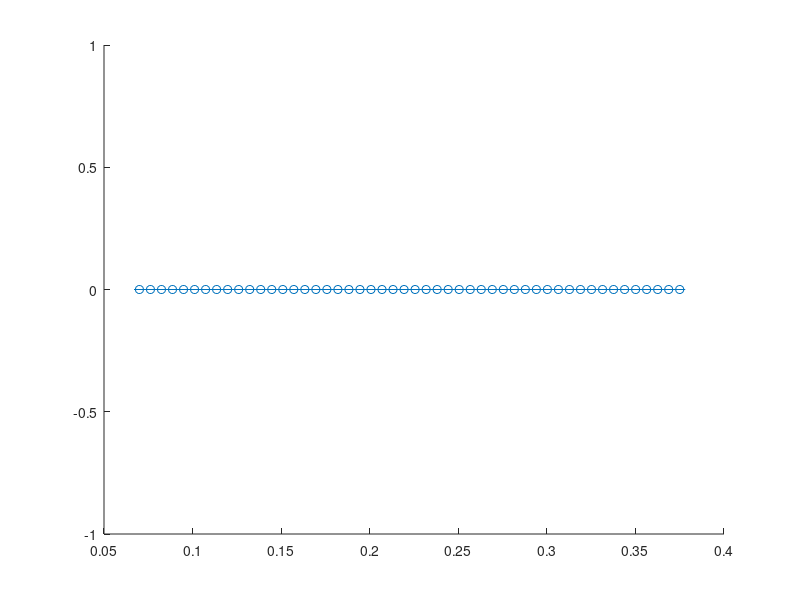

This figure's MATLAB source: (Note: this script raises an error after producing the figure.)
addpath '/Users/shinjirotakeda/Documents/GitHub/test-open/Soft X-ray/Four-View'

pathFirstHalf = '/Users/shinjirotakeda/Library/CloudStorage/GoogleDrive-takeda-shinjiro234@g.ecc.u-tokyo.ac.jp/マイドライブ/SXR_DATA/result_matrix/LF_NLR/240111/shot';
pathLastHalf = '/3.mat';

% --- SXR Low (EE1) ---
% nshot_1 = 17;
nshot_1 = 7;
path_1 = strcat(pathFirstHalf, num2str(nshot_1), pathLastHalf);

% 座標設定
rmin = 70/1000; rmax = 375/1000;
r_space_SXR = linspace(rmin, rmax, 50);
z_space_SXR2 = linspace(-0.2, 0.2, 50); % zmin2, zmax2
z_space_SXR1 = linspace(-0.2, 0.2, 50); % zmin1, zmax1

if exist(path_1, 'file')
    load(path_1, 'EE1');
    z_indices_SXR2 = abs(z_space_SXR2) <= 0.01;
    SXR_r_tmp1 = EE1(:, z_indices_SXR2);
    SXR_mean_1 = mean(SXR_r_tmp1, 2);
    SXR_std_1 = std(SXR_r_tmp1, 0, 2);
else
    warning('SXR EE1 not found.');
    SXR_mean_1 = zeros(50,1); SXR_std_1 = zeros(50,1);
end

% ここにshot7くらいのやつ引っ張ってきて中エネルギー隊のプロット
% ついでに総体発行強度も計算
% --- SXR Middle (EE2) ---
nshot_2 = 7;
path_2 = strcat(pathFirstHalf, num2str(nshot_2), pathLastHalf);

if exist(path_2, 'file')
    load(path_2, 'EE2');
    z_indices_SXR2 = abs(z_space_SXR2) <= 0.01;
    SXR_r_tmp2 = EE2(:, z_indices_SXR2);
    SXR_mean_2 = mean(SXR_r_tmp2, 2);
    SXR_std_2 = std(SXR_r_tmp2, 0, 2);
else
    warning('SXR EE2 not found.');
    SXR_mean_2 = zeros(50,1); SXR_std_2 = zeros(50,1);
end

% --- SXR High (EE4) ---
nshot_4 = 9;
path_4 = strcat(pathFirstHalf, num2str(nshot_4), pathLastHalf);

if exist(path_4, 'file')
    load(path_4, 'EE4');
    EE4 = EE4 .* 2; % ユーザーコードのスケール補正
    z_indices_SXR1 = abs(z_space_SXR1) <= 0.01;
    SXR_r_tmp4 = EE4(:, z_indices_SXR1);
    SXR_mean_4 = mean(SXR_r_tmp4, 2);
    SXR_std_4 = std(SXR_r_tmp4, 0, 2);
else
    warning('SXR EE4 not found.');
    SXR_mean_4 = zeros(50,1); SXR_std_4 = zeros(50,1);
end

x_range = [0.1, 0.25];

figure;hold on;
errorbar(r_space_SXR, SXR_mean_1, SXR_std_1, 'o-', 'LineWidth', 2, ...
        'CapSize', 8, 'MarkerSize', 5);
errorbar(r_space_SXR, SXR_mean_2, SXR_std_2, 'o-', 'LineWidth', 2, ...
        'CapSize', 8, 'MarkerSize', 5);
errorbar(r_space_SXR, SXR_mean_4, SXR_std_4, 'o-', 'LineWidth', 2, ...
        'CapSize', 8, 'MarkerSize', 5);

legend({'I_{20-80 eV}','I_{50-80 eV}','I_{100 eV <}'},'Location','best');
xlim(x_range);
ylim([0, Inf]);
ylabel('SXR intensity [a.u.]');
xlabel('r [m]');
grid on; ax = gca; ax.FontSize = 18;

%% --- 追加パート: 指定範囲で規格化した相対強度のプロット ---

% 1. 比率の計算 (Ratio)
% 分母が0に近い場合のInf/NaN対策として警告を一時抑制しても良いですが、
% MATLABのplotはInf/NaNを無視して描画してくれるため、そのまま計算します。
Ratio_1_2 = SXR_mean_1 ./ SXR_mean_2;
Ratio_4_2 = SXR_mean_4 ./ SXR_mean_2;

% 2. 誤差伝播 (Error Propagation)
% 相対誤差の二乗和: (sig_Z/Z)^2 = (sig_A/A)^2 + (sig_B/B)^2
rel_err_sq_1 = (SXR_std_1 ./ SXR_mean_1).^2 + (SXR_std_2 ./ SXR_mean_2).^2;
rel_err_sq_4 = (SXR_std_4 ./ SXR_mean_4).^2 + (SXR_std_2 ./ SXR_mean_2).^2;

% 絶対誤差に戻す
Std_Ratio_1_2 = abs(Ratio_1_2) .* sqrt(rel_err_sq_1);
Std_Ratio_4_2 = abs(Ratio_4_2) .* sqrt(rel_err_sq_4);


% --- 3. 規格化 (Normalization) ---

% プロット範囲 (x_range) 内のインデックスを取得
valid_indices = (r_space_SXR >= x_range(1)) & (r_space_SXR <= x_range(2));

% 範囲内にデータが存在するか確認
if any(valid_indices)
    % 範囲内での最大値を取得 ('omitnan'でNaNを除外)
    max_val_1 = max(Ratio_1_2(valid_indices), [], 'omitnan');
    max_val_4 = max(Ratio_4_2(valid_indices), [], 'omitnan');
    
    % 最大値でデータを規格化 (最大値が0の場合はそのままにする)
    if max_val_1 ~= 0
        Ratio_1_2_norm = Ratio_1_2 / max_val_1;
        Std_1_2_norm   = Std_Ratio_1_2 / max_val_1; % エラーバーもスケール変換
    else
        Ratio_1_2_norm = Ratio_1_2;
        Std_1_2_norm   = Std_Ratio_1_2;
    end
    
    if max_val_4 ~= 0
        Ratio_4_2_norm = Ratio_4_2 / max_val_4;
        Std_4_2_norm   = Std_Ratio_4_2 / max_val_4;
    else
        Ratio_4_2_norm = Ratio_4_2;
        Std_4_2_norm   = Std_Ratio_4_2;
    end
else
    warning('指定された範囲内に有効なデータがありません。規格化を行わずプロットします。');
    Ratio_1_2_norm = Ratio_1_2; Std_1_2_norm = Std_Ratio_1_2;
    Ratio_4_2_norm = Ratio_4_2; Std_4_2_norm = Std_Ratio_4_2;
end


% --- 4. プロット ---
figure('Name', 'Normalized Relative Intensity'); hold on;

% I_20-80eV / I_50-80eV (Normalized)
errorbar(r_space_SXR, Ratio_1_2_norm, Std_1_2_norm, 'o-', 'LineWidth', 2, ...
        'CapSize', 8, 'MarkerSize', 5, 'Color', '#0072BD'); % 青

% I_100eV< / I_50-80eV (Normalized)
errorbar(r_space_SXR, Ratio_4_2_norm, Std_4_2_norm, 'o-', 'LineWidth', 2, ...
        'CapSize', 8, 'MarkerSize', 5, 'Color', '#D95319'); % オレンジ

% % y=1 のガイドライン
% yline(1, '--k', 'LineWidth', 1.5, 'HandleVisibility', 'off');

legend({'I_{20-80 eV} / I_{50-80 eV}', 'I_{100 eV <} / I_{50-80 eV}'}, 'Location', 'best');
xlim(x_range);
ylim([0, 1.2]); % 規格化したので上限は1ちょっとあれば十分
ylabel('SXR intensity ratio [a.u.]');
xlabel('r [m]');
% title('Normalized Spectral Ratios');
grid on; 
ax = gca; ax.FontSize = 18;



% --- 3. 特定のr座標 (3点) の抽出 ---

target_r_list = [0.15, 0.175, 0.20]; % プロットしたいrのリスト
extract_indices = zeros(size(target_r_list));

% 各ターゲットに最も近いインデックスを探す
for i = 1:length(target_r_list)
    [~, idx] = min(abs(r_space_SXR - target_r_list(i)));
    extract_indices(i) = idx;
end

% データの抽出
r_extracted     = r_space_SXR(extract_indices);
ratio_1_sub     = Ratio_1_2(extract_indices);
std_1_sub       = Std_Ratio_1_2(extract_indices);
ratio_4_sub     = Ratio_4_2(extract_indices);
std_4_sub       = Std_Ratio_4_2(extract_indices);

fprintf('抽出されたr座標: %.3f m, %.3f m, %.3f m\n', r_extracted);


% --- 4. 抽出データ内での規格化 (Max=1) ---

% 青ライン (Low/Mid) の規格化
max_val_1 = max(ratio_1_sub, [], 'omitnan');
if max_val_1 ~= 0
    ratio_1_norm = ratio_1_sub / max_val_1;
    std_1_norm   = std_1_sub / max_val_1;
else
    ratio_1_norm = ratio_1_sub; std_1_norm = std_1_sub;
end

% オレンジライン (High/Mid) の規格化
max_val_4 = max(ratio_4_sub, [], 'omitnan');
if max_val_4 ~= 0
    ratio_4_norm = ratio_4_sub / max_val_4;
    std_4_norm   = std_4_sub / max_val_4;
else
    ratio_4_norm = ratio_4_sub; std_4_norm = std_4_sub;
end


% --- 5. プロット ---
figure('Name', 'Normalized Ratio at 3 Points'); hold on;

% I_20-80eV / I_50-80eV (Normalized)
errorbar(r_extracted, ratio_1_norm, std_1_norm, 'o-', 'LineWidth', 2, ...
        'CapSize', 10, 'MarkerSize', 8, 'MarkerFaceColor', '#0072BD', 'Color', '#0072BD');

% I_100eV< / I_50-80eV (Normalized)
errorbar(r_extracted, ratio_4_norm, std_4_norm, 's-', 'LineWidth', 2, ...
        'CapSize', 10, 'MarkerSize', 8, 'MarkerFaceColor', '#D95319', 'Color', '#D95319');

% y=1 ガイドライン
yline(1, '--k', 'HandleVisibility', 'off');

% 装飾
legend({'I_{20-80 eV} / I_{50-80 eV}', 'I_{100 eV <} / I_{50-80 eV}'}, 'Location', 'best');
xlim([0.13, 0.22]); % 3点が見やすいように範囲調整
ylim([0, 1.2]);
xticks(target_r_list); % 指定した座標のみ目盛りを表示
ylabel('Normalized Ratio (Max=1)');
xlabel('r [m]');
title('Normalized Spectral Ratios (Selected Points)');
grid on; 
ax = gca; ax.FontSize = 18;
